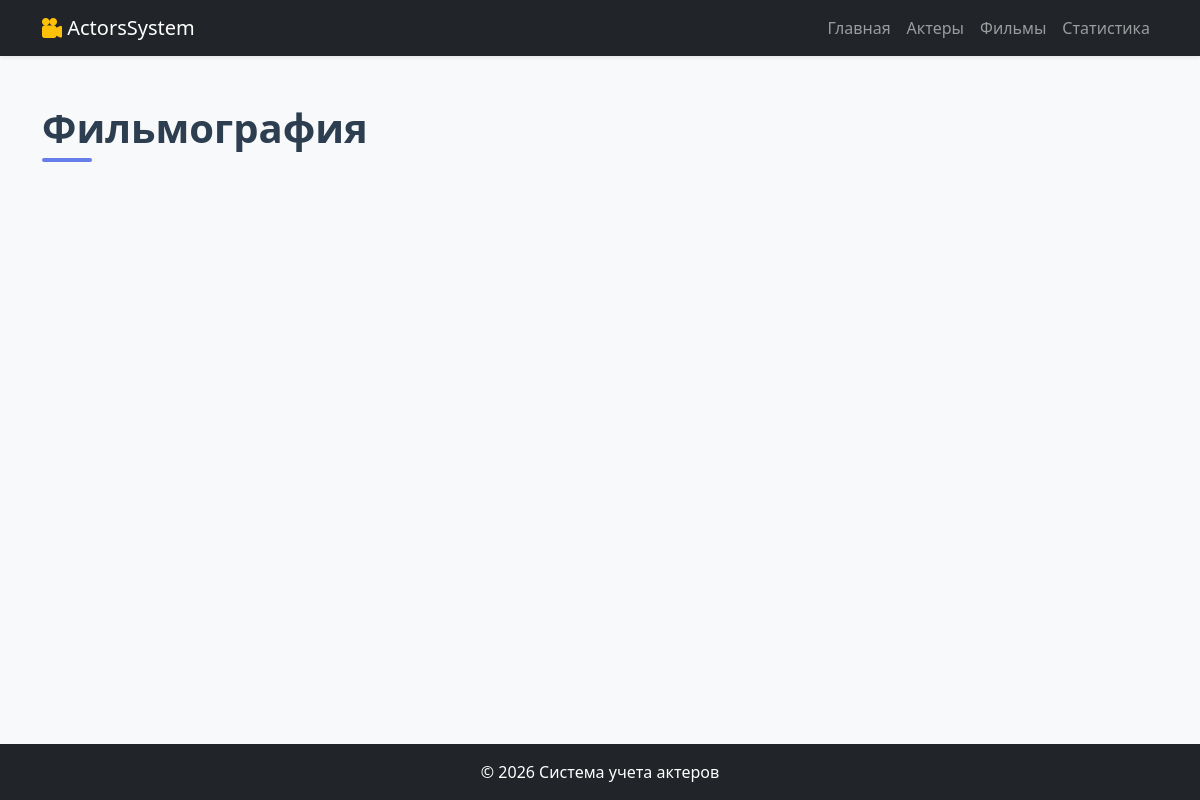
The app's page /actors/movies/, older data.
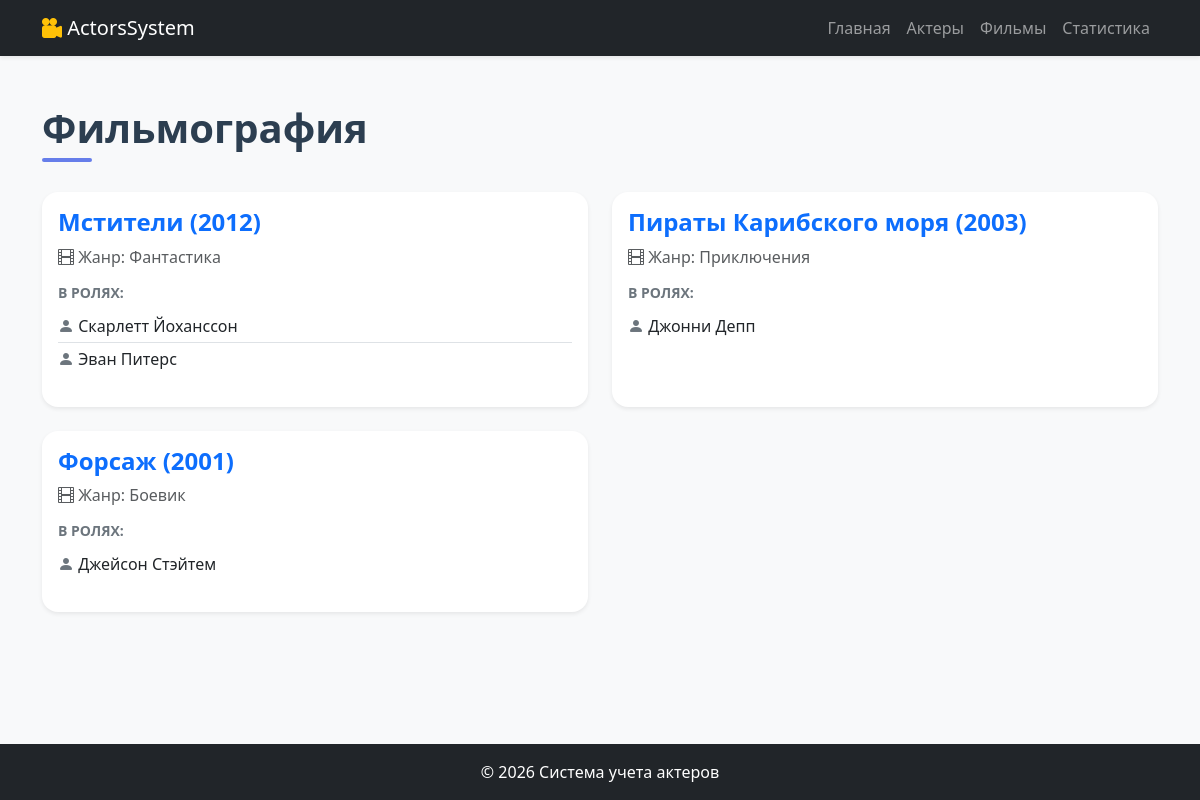
The same page, newer data.
### actors/models.py (models this page shows, shortened)
class Movie(models.Model):
    title = models.CharField(
        max_length=200,
        verbose_name="Название фильма"
    )
    year = models.PositiveIntegerField(
        verbose_name="Год выпуска"
    )
    genre = models.CharField(
        max_length=100,
        verbose_name="Жанр"
    )
    actors = models.ManyToManyField(
        Actor,
        related_name="movies",
        verbose_name="Актеры"
    )
    class Meta:
        verbose_name = "Фильм"
        verbose_name_plural = "Фильмы"

class Actor(models.Model):
    full_name = models.CharField(
        max_length=200,
        verbose_name="ФИО"
    )
    age = models.PositiveIntegerField(
        verbose_name="Возраст"
    )
    role_type = models.CharField(
        max_length=100,
        verbose_name="Амплуа"
    )
    is_active = models.BooleanField(
        default=True,
        verbose_name="Свободен"
    )
    class Meta:
        verbose_name = "Актер"
        verbose_name_plural = "Актеры"
        ordering = ["full_name"]

### actors/views.py (the view)
# urls.py: path("movies/", views.movie_list, name="movies"),
def movie_list(request):
    movies = Movie.objects.prefetch_related("actors").all().order_by("-year")
    context = {
        "movies": movies
    }
    return render(request, "actors/movie_list.html", context)

### actors/templates/actors/movie_list.html (shortened to what this page needs)
{% extends "base.html" %}
{% block content %}
    <h1 class="page-title">Фильмография</h1>
    <div class="row">
        {% for movie in movies %}
            <div class="col-md-6 mb-4">
                <div class="card shadow-sm border-0 rounded-4 h-100">
                    <div class="card-body">
                        <h4 class="fw-bold text-primary">{{ movie.title }} ({{ movie.year }})</h4>
                        <p class="text-muted mb-3"><i class="bi bi-film"></i> Жанр: {{ movie.genre }}</p>
                        <h6 class="text-uppercase small fw-bold text-secondary">В ролях:</h6>
                        <ul class="list-group list-group-flush mb-3">
                            {% for actor in movie.actors.all %}
                                <li class="list-group-item bg-transparent px-0 py-1">
                                    <i class="bi bi-person-fill text-secondary"></i> {{ actor.full_name }}
                                </li>
                            {% empty %}
                                <li class="list-group-item bg-transparent px-0 py-1 text-muted">Актеры не указаны</li>
                            {% endfor %}
                        </ul>
                    </div>
                </div>
            </div>
        {% endfor %}
    </div>
{% endblock %}

### templates/base.html (shortened to what this page needs)
{% load static %}
<!DOCTYPE html>
<html lang="ru">
<head>
    <link rel="stylesheet" href="https://cdn.jsdelivr.net/npm/bootstrap@5.3.3/dist/css/bootstrap.min.css">
    <link rel="stylesheet" href="https://cdn.jsdelivr.net/npm/bootstrap-icons@1.11.1/font/bootstrap-icons.css">
    <link rel="stylesheet" href="{% static 'css/style.css' %}">
</head>
<body class="bg-light d-flex flex-column min-vh-100">
    {% include "includes/navigation.html" %}
    <main class="container my-5 flex-grow-1">
        {% block content %}{% endblock %}
    </main>
    <footer class="bg-dark text-white text-center py-3 mt-auto">
        <p class="mb-0">© <span id="current-year"></span> Система учета актеров</p>
    </footer>
</body>
</html>

### templates/includes/navigation.html (shortened to what this page needs)
<nav class="navbar navbar-expand-lg navbar-dark bg-dark shadow-sm">
    <div class="container">
        <a class="navbar-brand" href="{% url 'homepage:index' %}">
            <i class="bi bi-camera-reels-fill text-warning"></i> ActorsSystem
        </a>
        <div class="collapse navbar-collapse" id="navbarNav">
            <ul class="navbar-nav ms-auto">
                <li class="nav-item">
                    <a class="nav-link" href="{% url 'homepage:index' %}">Главная</a>
                </li>
                <li class="nav-item">
                    <a class="nav-link" href="{% url 'actors:list' %}">Актеры</a>
                </li>
                <li class="nav-item">
                    <a class="nav-link" href="{% url 'actors:movies' %}">Фильмы</a>
                </li>
                <li class="nav-item">
                    <a class="nav-link" href="{% url 'actors:statistics' %}">Статистика</a>
                </li>
            </ul>
        </div>
    </div>
</nav>

### homepage/static/css/style.css (style rules this page uses)
body { font-family: 'Segoe UI', Tahoma, Geneva, Verdana, sans-serif; }
.page-title { font-weight: 700; color: #2c3e50; position: relative; padding-bottom: 10px; margin-bottom: 30px; }
.page-title::after { content: ''; position: absolute; left: 0; bottom: 0; width: 50px; height: 4px; background: #667eea; border-radius: 2px; }

Row changes from the older to the newer data that the page shows:
added Movie: title "Мстители", year "2012", genre "Фантастика"
added Actor: full_name "Скарлетт Йоханссон", shown under "Мстители"
added Actor: full_name "Эван Питерс", shown under "Мстители"
added Movie: title "Пираты Карибского моря", year "2003", genre "Приключения"
added Actor: full_name "Джонни Депп", shown under "Пираты Карибского моря"
added Movie: title "Форсаж", year "2001", genre "Боевик"
added Actor: full_name "Джейсон Стэйтем", shown under "Форсаж"
